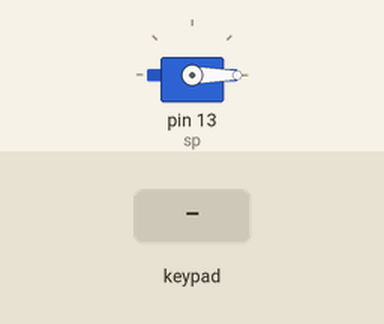
Recording of a sketch running on a simulated Arduino Uno, built with avr-gcc and run on an emulated ATmega328P. Shown: servo. Inputs (shaded band) come from the test bench. What the sketch prints to the serial monitor is not drawn.

Above: at 1.2 s.
1.3 s: key '1' pressed
2.8 s: keypad keys 2 3 4 5 # pressed 0.4 s apart
At 4.0 s:
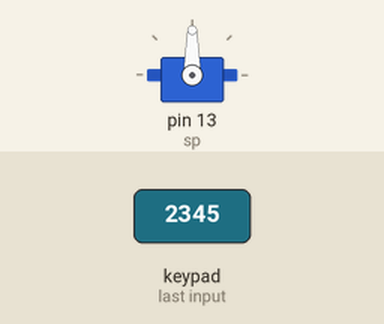
At 4.45 s:
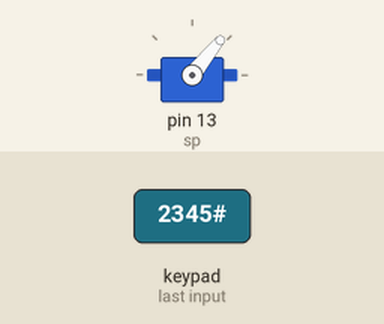
Timing chart, 0 to 6.0 s (numbered marks = the images above; inputs shaded):
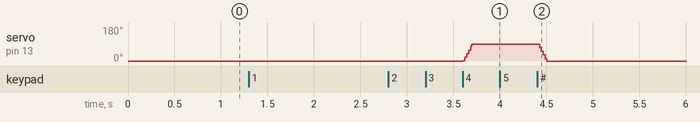

Measured:
- after the input at 1.3 s, every drawn part: stays the same
- after the input at 2.8 s, servo on pin 13 (sp): rises from 0° to 90° in 0.10 s, then falls to 0° in 0.80 s

The sketch:

doorlock.ino
```cpp
#include <Keypad.h>
#include <Servo.h>
int sp=13;
int t=1;
char key;
char p[4];
int count=0;
const byte ROWS = 4; //four rows
const byte COLS = 4; //three columns
char keys[ROWS][COLS] = {
    {'1','2','3','A'},
    {'4','5','6','B'},
    {'7','8','9','C'},
    {'*','0','#','D'}
};
byte rowPins[ROWS] = {2,3,4,5}; //connect to the row pinouts of the keypad
byte colPins[COLS] = {6,7,8,9}; //connect to the column pinouts of the keypad

Keypad keypad = Keypad( makeKeymap(keys), rowPins, colPins, ROWS, COLS );
Servo sv;
void reset() {
    for(int i=0; i<4; i++) {
        p[i]='0';
        count=0;
    }
}
void setup() {
    sv.attach(sp);
    sv.write(0);
    pinMode(13,OUTPUT);
    Serial.begin(9600);
    sv.write(0);

}

void loop() {
    key = keypad.getKey();

    if (key != NO_KEY) {
      if(key=='#'){clos();}
        if( key=='1'||key=='2'||key=='3'||key=='4') {
            p[count] = key;
            Serial.print(key);
            check();

        }
        else reset();
    }
}
void clos() {

    reset();
    Serial.println("closing");
    if(sv.read()==90)
        for(int j=90; j>=0; j--) {
            sv.write(j);
            delay(t);
        }
}


void check() {
    if(count==3) {
        {   Serial.print(count);
            if(p[0]=='1'&&p[1]=='2'&&p[2]=='3'&&p[3]=='4') {
                Serial.println(p);
                if(sv.read()==0)
                    for(int i=0; i<=90; i++) {
                        sv.write(i);
                        delay(t);
                    }
            }
            else reset();
        }
    }
    else count++;
}


/*
 key = keypad.getKey();

*/
```
